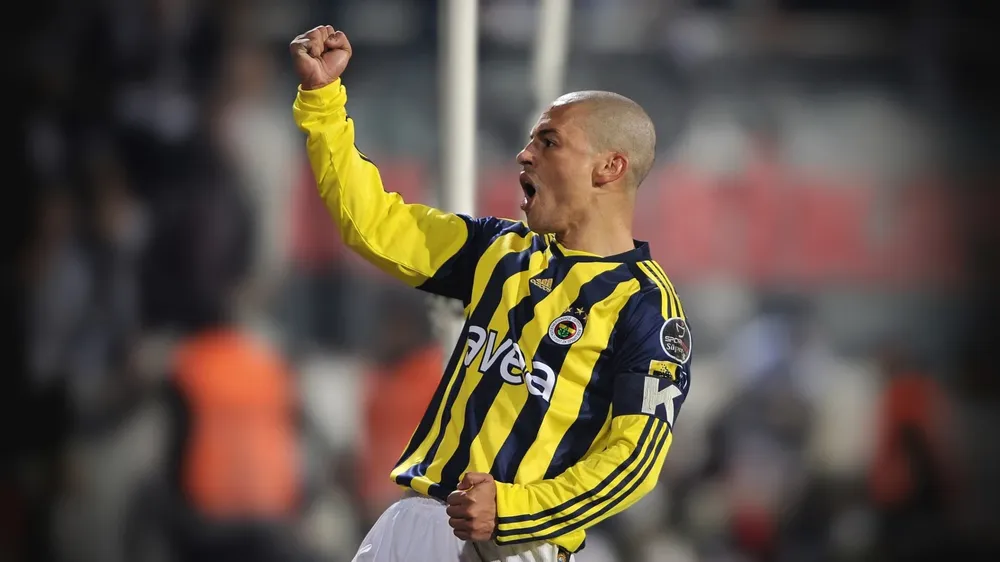
#> input picture opencv/Faces/Alex de Souza/01g116m9sdyj8r48yvve.webp, 1000 x 562 px, shrunk from 1440 x 810 before the run, found by its file name; its folder holds only this picture in this run
$ python faces_train.py
#> lines starting #> are read from the running program, lines starting #| are printed output that depends on the picture
import os
import cv2 as cv
import numpy as np

people = ['Alex de Souza','Andrew Garfield', 'Aragorn', 'Ben Affleck', 'Mehmet']
DIR = r'C:\Users\Caecilius\Documents\GitHub\Opencv-face-recognition\opencv\Faces'

haar_cascade = cv.CascadeClassifier('haar_face.xml')

features = []
labels = []

def create_train():
    for person in people:
        path = os.path.join(DIR,person)
        label = people.index(person)

        for img in os.listdir(path):
            img_path = os.path.join(path, img)

            img_array = cv.imread(img_path)
#> img_array is the input picture: shape (562, 1000, 3); mean B, G, R 67.9, 80, 92.8
            gray = cv.cvtColor(img_array, cv.COLOR_BGR2GRAY)
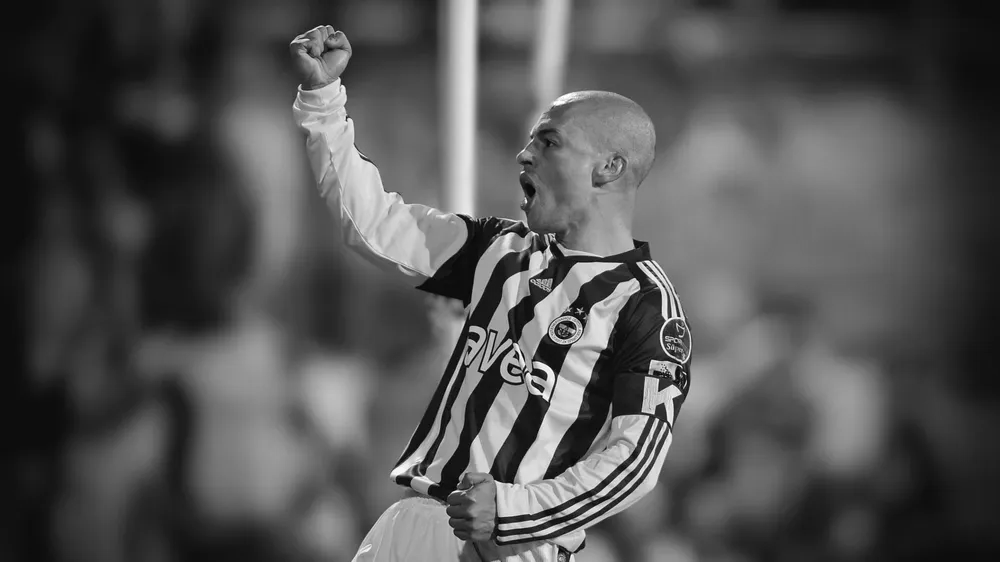
#> gray: shape (562, 1000); min 0, max 255, mean 82.4

            faces_rect = haar_cascade.detectMultiScale(gray, scaleFactor=1.1, minNeighbors=4)
#> faces_rect = ()

            for(x, y, w, h)in faces_rect:
                faces_roi = gray[y:y+h, x:x+w]
                features.append(faces_roi)
                labels.append(label)
#> this loop made 0 passes
#> after the loop, features = []; labels = []
#> pass 2 of the loop in create_train, `for person in people:`:
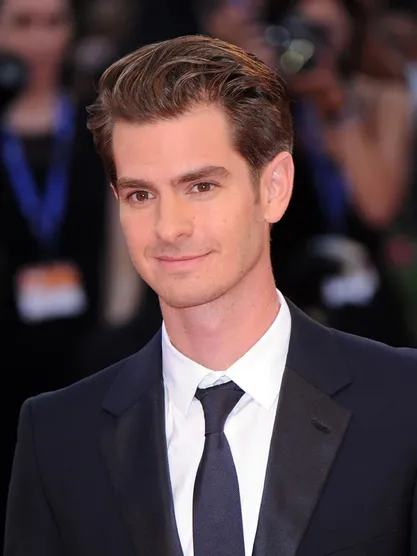
#> input picture opencv/Faces/Andrew Garfield/068414.webp, 417 x 556 px, shrunk from 600 x 800 before the run, found by its file name
#> in create_train, img_array is the input picture: shape (556, 417, 3); mean B, G, R 69.7, 65.9, 83.8
#> in create_train, `gray = cv.cvtColor(img_array, cv.COLOR_BGR2GRAY)`:
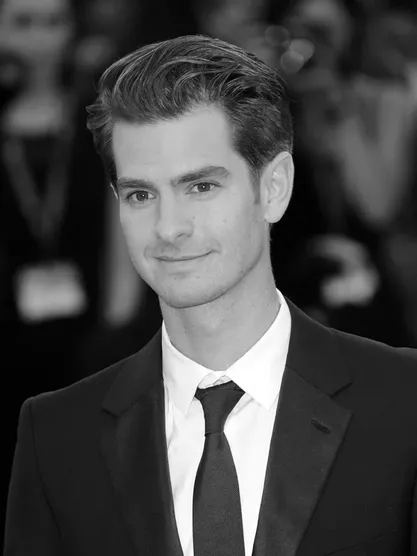
#> gray: shape (556, 417); min 0, max 255, mean 71.7
#> faces_rect = [[85, 123, 176, 176]]
#> the loop in create_train, `for(x, y, w, h)in faces_rect:` made 1 pass
#> pass 1, in create_train, `faces_roi = gray[y:y+h, x:x+w]`:
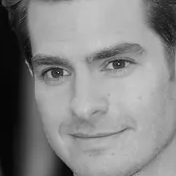
#> faces_roi: shape (176, 176); min 4, max 202, mean 132.6
#> after the loop in create_train, `for(x, y, w, h)in faces_rect:`: features = 1 item; labels = [1]


#> (the run stopped early here; a loop or call above may not have finished)
